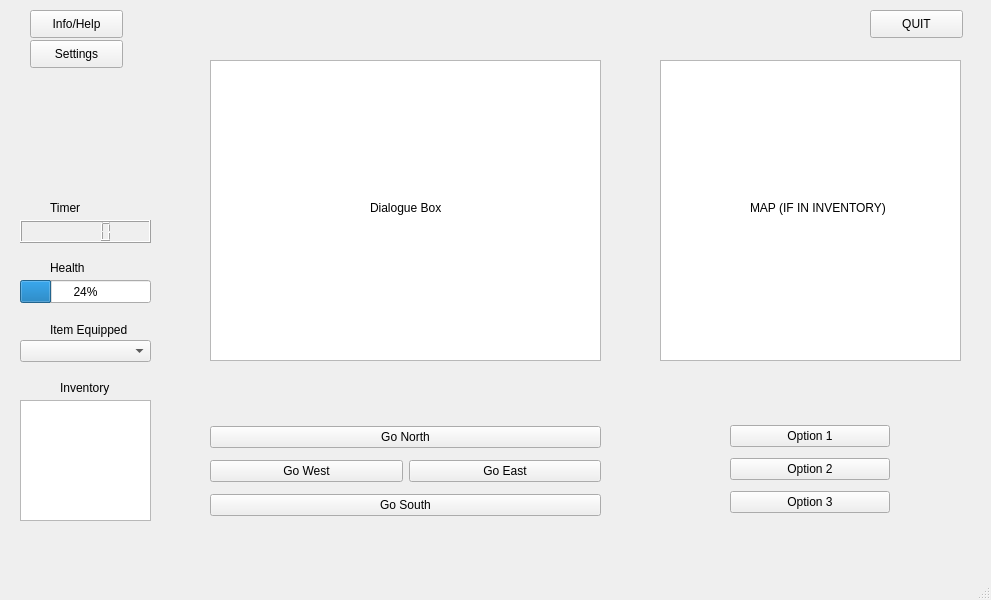
<?xml version="1.0" encoding="UTF-8"?>
<ui version="4.0">
 <class>gameStart</class>
 <widget class="QMainWindow" name="gameStart">
  <property name="geometry">
   <rect>
    <x>0</x>
    <y>0</y>
    <width>991</width>
    <height>600</height>
   </rect>
  </property>
  <property name="windowTitle">
   <string>ESCAPE!</string>
  </property>
  <widget class="QWidget" name="centralwidget">
   <widget class="QWidget" name="verticalLayoutWidget">
    <property name="geometry">
     <rect>
      <x>210</x>
      <y>420</y>
      <width>391</width>
      <height>102</height>
     </rect>
    </property>
    <layout class="QVBoxLayout" name="verticalLayout_4">
     <item>
      <widget class="QPushButton" name="pushButton_2">
       <property name="text">
        <string>Go North</string>
       </property>
      </widget>
     </item>
     <item>
      <layout class="QHBoxLayout" name="horizontalLayout_4">
       <item>
        <widget class="QPushButton" name="pushButton_4">
         <property name="text">
          <string>Go West</string>
         </property>
        </widget>
       </item>
       <item>
        <widget class="QPushButton" name="pushButton_3">
         <property name="text">
          <string>Go East</string>
         </property>
        </widget>
       </item>
      </layout>
     </item>
     <item>
      <widget class="QPushButton" name="pushButton">
       <property name="text">
        <string>Go South</string>
       </property>
      </widget>
     </item>
    </layout>
   </widget>
   <widget class="QProgressBar" name="progressBar">
    <property name="geometry">
     <rect>
      <x>20</x>
      <y>280</y>
      <width>131</width>
      <height>23</height>
     </rect>
    </property>
    <property name="value">
     <number>24</number>
    </property>
   </widget>
   <widget class="QTextBrowser" name="textBrowser">
    <property name="geometry">
     <rect>
      <x>20</x>
      <y>400</y>
      <width>131</width>
      <height>121</height>
     </rect>
    </property>
    <property name="html">
     <string>&lt;!DOCTYPE HTML PUBLIC &quot;-//W3C//DTD HTML 4.0//EN&quot; &quot;http://www.w3.org/TR/REC-html40/strict.dtd&quot;&gt;
&lt;html&gt;&lt;head&gt;&lt;meta name=&quot;qrichtext&quot; content=&quot;1&quot; /&gt;&lt;style type=&quot;text/css&quot;&gt;
p, li { white-space: pre-wrap; }
&lt;/style&gt;&lt;/head&gt;&lt;body style=&quot; font-family:'MS Shell Dlg 2'; font-size:7.8pt; font-weight:400; font-style:normal;&quot;&gt;
&lt;p style=&quot;-qt-paragraph-type:empty; margin-top:0px; margin-bottom:0px; margin-left:0px; margin-right:0px; -qt-block-indent:0; text-indent:0px;&quot;&gt;&lt;br /&gt;&lt;/p&gt;&lt;/body&gt;&lt;/html&gt;</string>
    </property>
   </widget>
   <widget class="QLabel" name="label">
    <property name="geometry">
     <rect>
      <x>60</x>
      <y>380</y>
      <width>55</width>
      <height>16</height>
     </rect>
    </property>
    <property name="text">
     <string>Inventory</string>
    </property>
   </widget>
   <widget class="QListView" name="listView">
    <property name="geometry">
     <rect>
      <x>210</x>
      <y>60</y>
      <width>391</width>
      <height>301</height>
     </rect>
    </property>
   </widget>
   <widget class="QLabel" name="label_2">
    <property name="geometry">
     <rect>
      <x>50</x>
      <y>260</y>
      <width>55</width>
      <height>16</height>
     </rect>
    </property>
    <property name="text">
     <string>Health</string>
    </property>
   </widget>
   <widget class="QPushButton" name="pushButton_5">
    <property name="geometry">
     <rect>
      <x>30</x>
      <y>40</y>
      <width>93</width>
      <height>28</height>
     </rect>
    </property>
    <property name="text">
     <string>Settings</string>
    </property>
   </widget>
   <widget class="QPushButton" name="pushButton_6">
    <property name="geometry">
     <rect>
      <x>30</x>
      <y>10</y>
      <width>93</width>
      <height>28</height>
     </rect>
    </property>
    <property name="text">
     <string>Info/Help</string>
    </property>
   </widget>
   <widget class="QPushButton" name="pushButton_7">
    <property name="geometry">
     <rect>
      <x>870</x>
      <y>10</y>
      <width>93</width>
      <height>28</height>
     </rect>
    </property>
    <property name="text">
     <string>QUIT</string>
    </property>
   </widget>
   <widget class="QGraphicsView" name="graphicsView">
    <property name="geometry">
     <rect>
      <x>660</x>
      <y>60</y>
      <width>301</width>
      <height>301</height>
     </rect>
    </property>
   </widget>
   <widget class="QLabel" name="label_3">
    <property name="geometry">
     <rect>
      <x>370</x>
      <y>200</y>
      <width>101</width>
      <height>16</height>
     </rect>
    </property>
    <property name="text">
     <string>Dialogue Box</string>
    </property>
   </widget>
   <widget class="QLabel" name="label_4">
    <property name="geometry">
     <rect>
      <x>750</x>
      <y>200</y>
      <width>141</width>
      <height>16</height>
     </rect>
    </property>
    <property name="text">
     <string>MAP (IF IN INVENTORY)</string>
    </property>
   </widget>
   <widget class="QWidget" name="verticalLayoutWidget_2">
    <property name="geometry">
     <rect>
      <x>730</x>
      <y>420</y>
      <width>160</width>
      <height>100</height>
     </rect>
    </property>
    <layout class="QVBoxLayout" name="verticalLayout_5">
     <item>
      <widget class="QPushButton" name="pushButton_8">
       <property name="text">
        <string>Option 1</string>
       </property>
      </widget>
     </item>
     <item>
      <widget class="QPushButton" name="pushButton_9">
       <property name="text">
        <string>Option 2</string>
       </property>
      </widget>
     </item>
     <item>
      <widget class="QPushButton" name="pushButton_10">
       <property name="text">
        <string>Option 3</string>
       </property>
      </widget>
     </item>
    </layout>
   </widget>
   <widget class="QLCDNumber" name="lcdNumber">
    <property name="geometry">
     <rect>
      <x>20</x>
      <y>220</y>
      <width>131</width>
      <height>23</height>
     </rect>
    </property>
   </widget>
   <widget class="QLabel" name="label_5">
    <property name="geometry">
     <rect>
      <x>50</x>
      <y>200</y>
      <width>55</width>
      <height>16</height>
     </rect>
    </property>
    <property name="text">
     <string>Timer</string>
    </property>
   </widget>
   <widget class="QComboBox" name="comboBox">
    <property name="geometry">
     <rect>
      <x>20</x>
      <y>340</y>
      <width>131</width>
      <height>22</height>
     </rect>
    </property>
   </widget>
   <widget class="QLabel" name="label_6">
    <property name="geometry">
     <rect>
      <x>50</x>
      <y>320</y>
      <width>91</width>
      <height>20</height>
     </rect>
    </property>
    <property name="text">
     <string>Item Equipped</string>
    </property>
   </widget>
  </widget>
  <widget class="QMenuBar" name="menubar">
   <property name="geometry">
    <rect>
     <x>0</x>
     <y>0</y>
     <width>991</width>
     <height>26</height>
    </rect>
   </property>
  </widget>
  <widget class="QStatusBar" name="statusbar"/>
 </widget>
 <resources/>
 <connections/>
</ui>
